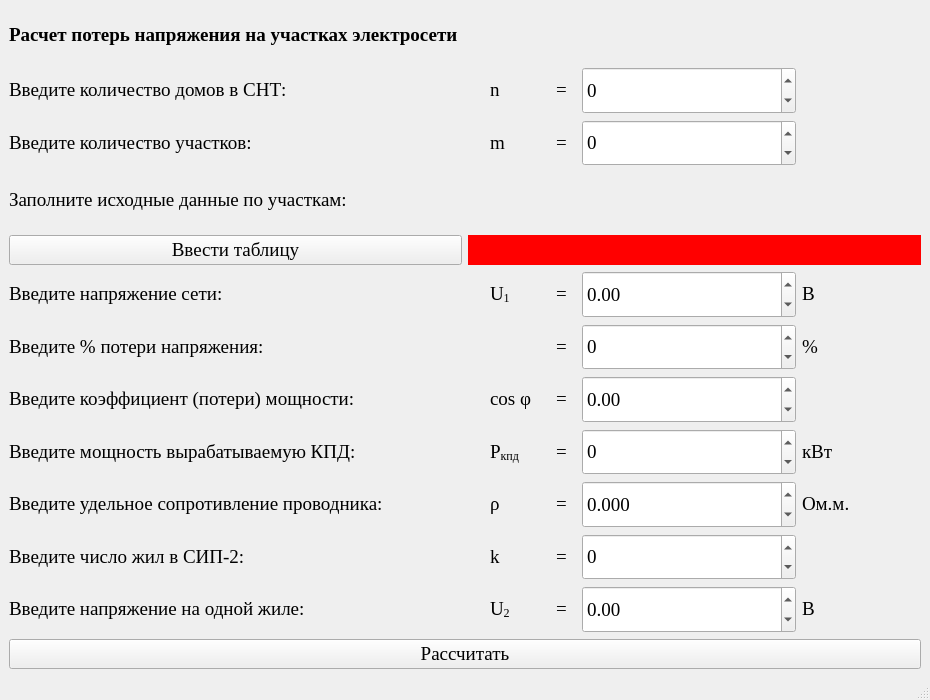
<?xml version="1.0" encoding="UTF-8"?>
<ui version="4.0">
 <class>MainWindow</class>
 <widget class="QMainWindow" name="MainWindow">
  <property name="geometry">
   <rect>
    <x>0</x>
    <y>0</y>
    <width>930</width>
    <height>700</height>
   </rect>
  </property>
  <property name="minimumSize">
   <size>
    <width>930</width>
    <height>700</height>
   </size>
  </property>
  <property name="maximumSize">
   <size>
    <width>930</width>
    <height>700</height>
   </size>
  </property>
  <property name="windowTitle">
   <string>Расчет потерь напряжения на участках электросети</string>
  </property>
  <widget class="QWidget" name="centralwidget">
   <layout class="QGridLayout" name="gridLayout_12" rowstretch="1,11,1">
    <item row="0" column="0">
     <widget class="QLabel" name="label_11">
      <property name="minimumSize">
       <size>
        <width>400</width>
        <height>35</height>
       </size>
      </property>
      <property name="font">
       <font>
        <family>Times New Roman</family>
        <pointsize>14</pointsize>
        <weight>75</weight>
        <bold>true</bold>
       </font>
      </property>
      <property name="text">
       <string>&lt;html&gt;&lt;head/&gt;&lt;body&gt;&lt;p&gt;Расчет потерь напряжения на участках электросети&lt;/p&gt;&lt;/body&gt;&lt;/html&gt;</string>
      </property>
     </widget>
    </item>
    <item row="1" column="0">
     <layout class="QGridLayout" name="gridLayout_10" rowstretch="1,1,2,1,1,1,1,1,1,1">
      <item row="0" column="0">
       <layout class="QGridLayout" name="gridLayout">
        <item row="0" column="2">
         <widget class="QLabel" name="label_3">
          <property name="minimumSize">
           <size>
            <width>20</width>
            <height>0</height>
           </size>
          </property>
          <property name="maximumSize">
           <size>
            <width>20</width>
            <height>16777215</height>
           </size>
          </property>
          <property name="font">
           <font>
            <family>Times New Roman</family>
            <pointsize>14</pointsize>
           </font>
          </property>
          <property name="text">
           <string>&lt;html&gt;&lt;head/&gt;&lt;body&gt;&lt;p&gt;=&lt;/p&gt;&lt;/body&gt;&lt;/html&gt;</string>
          </property>
         </widget>
        </item>
        <item row="0" column="1">
         <widget class="QLabel" name="label_2">
          <property name="minimumSize">
           <size>
            <width>60</width>
            <height>0</height>
           </size>
          </property>
          <property name="maximumSize">
           <size>
            <width>60</width>
            <height>16777215</height>
           </size>
          </property>
          <property name="font">
           <font>
            <family>Times New Roman</family>
            <pointsize>14</pointsize>
           </font>
          </property>
          <property name="text">
           <string>&lt;html&gt;&lt;head/&gt;&lt;body&gt;&lt;p&gt;n&lt;/p&gt;&lt;/body&gt;&lt;/html&gt;</string>
          </property>
         </widget>
        </item>
        <item row="0" column="4">
         <widget class="QLabel" name="label_5">
          <property name="text">
           <string/>
          </property>
         </widget>
        </item>
        <item row="0" column="3">
         <widget class="QDoubleSpinBox" name="doubleSpinBox">
          <property name="minimumSize">
           <size>
            <width>214</width>
            <height>25</height>
           </size>
          </property>
          <property name="maximumSize">
           <size>
            <width>16777215</width>
            <height>220</height>
           </size>
          </property>
          <property name="font">
           <font>
            <family>Times New Roman</family>
            <pointsize>14</pointsize>
           </font>
          </property>
          <property name="decimals">
           <number>0</number>
          </property>
          <property name="minimum">
           <double>-16777215.000000000000000</double>
          </property>
          <property name="maximum">
           <double>16777215.000000000000000</double>
          </property>
         </widget>
        </item>
        <item row="0" column="0">
         <widget class="QLabel" name="label">
          <property name="minimumSize">
           <size>
            <width>475</width>
            <height>35</height>
           </size>
          </property>
          <property name="font">
           <font>
            <family>Times New Roman</family>
            <pointsize>14</pointsize>
           </font>
          </property>
          <property name="text">
           <string>&lt;html&gt;&lt;head/&gt;&lt;body&gt;&lt;p&gt;Введите количество домов в СНТ: &lt;/p&gt;&lt;/body&gt;&lt;/html&gt;</string>
          </property>
         </widget>
        </item>
       </layout>
      </item>
      <item row="1" column="0">
       <layout class="QGridLayout" name="gridLayout_2">
        <item row="0" column="2">
         <widget class="QLabel" name="label_8">
          <property name="minimumSize">
           <size>
            <width>20</width>
            <height>0</height>
           </size>
          </property>
          <property name="maximumSize">
           <size>
            <width>20</width>
            <height>16777215</height>
           </size>
          </property>
          <property name="font">
           <font>
            <family>Times New Roman</family>
            <pointsize>14</pointsize>
           </font>
          </property>
          <property name="text">
           <string>&lt;html&gt;&lt;head/&gt;&lt;body&gt;&lt;p&gt;=&lt;/p&gt;&lt;/body&gt;&lt;/html&gt;</string>
          </property>
         </widget>
        </item>
        <item row="0" column="4">
         <widget class="QLabel" name="label_9">
          <property name="minimumSize">
           <size>
            <width>35</width>
            <height>0</height>
           </size>
          </property>
          <property name="maximumSize">
           <size>
            <width>35</width>
            <height>16777215</height>
           </size>
          </property>
          <property name="font">
           <font>
            <family>Times New Roman</family>
            <pointsize>14</pointsize>
           </font>
          </property>
          <property name="text">
           <string>&lt;html&gt;&lt;head/&gt;&lt;body&gt;&lt;p/&gt;&lt;/body&gt;&lt;/html&gt;</string>
          </property>
         </widget>
        </item>
        <item row="0" column="5">
         <widget class="QLabel" name="label_10">
          <property name="text">
           <string/>
          </property>
         </widget>
        </item>
        <item row="0" column="0">
         <widget class="QLabel" name="label_6">
          <property name="minimumSize">
           <size>
            <width>475</width>
            <height>35</height>
           </size>
          </property>
          <property name="font">
           <font>
            <family>Times New Roman</family>
            <pointsize>14</pointsize>
           </font>
          </property>
          <property name="text">
           <string>&lt;html&gt;&lt;head/&gt;&lt;body&gt;&lt;p&gt;Введите количество участков:&lt;/p&gt;&lt;/body&gt;&lt;/html&gt;</string>
          </property>
         </widget>
        </item>
        <item row="0" column="1">
         <widget class="QLabel" name="label_7">
          <property name="minimumSize">
           <size>
            <width>60</width>
            <height>0</height>
           </size>
          </property>
          <property name="maximumSize">
           <size>
            <width>60</width>
            <height>16777215</height>
           </size>
          </property>
          <property name="font">
           <font>
            <family>Times New Roman</family>
            <pointsize>14</pointsize>
           </font>
          </property>
          <property name="text">
           <string>&lt;html&gt;&lt;head/&gt;&lt;body&gt;&lt;p&gt;m&lt;/p&gt;&lt;/body&gt;&lt;/html&gt;</string>
          </property>
         </widget>
        </item>
        <item row="0" column="3">
         <widget class="QDoubleSpinBox" name="doubleSpinBox_2">
          <property name="minimumSize">
           <size>
            <width>214</width>
            <height>25</height>
           </size>
          </property>
          <property name="maximumSize">
           <size>
            <width>16777215</width>
            <height>220</height>
           </size>
          </property>
          <property name="font">
           <font>
            <family>Times New Roman</family>
            <pointsize>14</pointsize>
           </font>
          </property>
          <property name="decimals">
           <number>0</number>
          </property>
          <property name="minimum">
           <double>-16777215.000000000000000</double>
          </property>
          <property name="maximum">
           <double>16777215.000000000000000</double>
          </property>
         </widget>
        </item>
       </layout>
      </item>
      <item row="2" column="0">
       <layout class="QGridLayout" name="gridLayout_8">
        <item row="0" column="0">
         <widget class="QLabel" name="label_37">
          <property name="minimumSize">
           <size>
            <width>0</width>
            <height>0</height>
           </size>
          </property>
          <property name="font">
           <font>
            <family>Times New Roman</family>
            <pointsize>14</pointsize>
           </font>
          </property>
          <property name="text">
           <string>&lt;html&gt;&lt;head/&gt;&lt;body&gt;&lt;p&gt;Заполните исходные данные по участкам: &lt;/p&gt;&lt;/body&gt;&lt;/html&gt;</string>
          </property>
         </widget>
        </item>
        <item row="1" column="0">
         <layout class="QGridLayout" name="gridLayout_14">
          <item row="0" column="1">
           <widget class="QLabel" name="label_13">
            <property name="minimumSize">
             <size>
              <width>50</width>
              <height>0</height>
             </size>
            </property>
            <property name="maximumSize">
             <size>
              <width>16777215</width>
              <height>30</height>
             </size>
            </property>
            <property name="font">
             <font>
              <family>Times New Roman</family>
              <pointsize>14</pointsize>
             </font>
            </property>
            <property name="styleSheet">
             <string notr="true">background-color: red</string>
            </property>
            <property name="text">
             <string/>
            </property>
           </widget>
          </item>
          <item row="0" column="0">
           <widget class="QPushButton" name="pushButton_8">
            <property name="minimumSize">
             <size>
              <width>415</width>
              <height>0</height>
             </size>
            </property>
            <property name="maximumSize">
             <size>
              <width>16777215</width>
              <height>30</height>
             </size>
            </property>
            <property name="font">
             <font>
              <family>Times New Roman</family>
              <pointsize>14</pointsize>
             </font>
            </property>
            <property name="text">
             <string>Ввести таблицу</string>
            </property>
           </widget>
          </item>
         </layout>
        </item>
       </layout>
      </item>
      <item row="3" column="0">
       <layout class="QGridLayout" name="gridLayout_4">
        <item row="0" column="0">
         <widget class="QLabel" name="label_17">
          <property name="minimumSize">
           <size>
            <width>475</width>
            <height>35</height>
           </size>
          </property>
          <property name="font">
           <font>
            <family>Times New Roman</family>
            <pointsize>14</pointsize>
           </font>
          </property>
          <property name="text">
           <string>&lt;html&gt;&lt;head/&gt;&lt;body&gt;&lt;p&gt;Введите напряжение сети: &lt;/p&gt;&lt;/body&gt;&lt;/html&gt;</string>
          </property>
         </widget>
        </item>
        <item row="0" column="1">
         <widget class="QLabel" name="label_18">
          <property name="minimumSize">
           <size>
            <width>60</width>
            <height>0</height>
           </size>
          </property>
          <property name="maximumSize">
           <size>
            <width>60</width>
            <height>16777215</height>
           </size>
          </property>
          <property name="font">
           <font>
            <family>Times New Roman</family>
            <pointsize>14</pointsize>
           </font>
          </property>
          <property name="text">
           <string>&lt;html&gt;&lt;head/&gt;&lt;body&gt;&lt;p&gt;U&lt;span style=&quot; vertical-align:sub;&quot;&gt;1&lt;/span&gt;&lt;/p&gt;&lt;/body&gt;&lt;/html&gt;</string>
          </property>
         </widget>
        </item>
        <item row="0" column="2">
         <widget class="QLabel" name="label_19">
          <property name="minimumSize">
           <size>
            <width>20</width>
            <height>0</height>
           </size>
          </property>
          <property name="maximumSize">
           <size>
            <width>20</width>
            <height>16777215</height>
           </size>
          </property>
          <property name="font">
           <font>
            <family>Times New Roman</family>
            <pointsize>14</pointsize>
           </font>
          </property>
          <property name="text">
           <string>&lt;html&gt;&lt;head/&gt;&lt;body&gt;&lt;p&gt;=&lt;/p&gt;&lt;/body&gt;&lt;/html&gt;</string>
          </property>
         </widget>
        </item>
        <item row="0" column="3">
         <widget class="QDoubleSpinBox" name="doubleSpinBox_4">
          <property name="minimumSize">
           <size>
            <width>214</width>
            <height>25</height>
           </size>
          </property>
          <property name="maximumSize">
           <size>
            <width>16777215</width>
            <height>220</height>
           </size>
          </property>
          <property name="font">
           <font>
            <family>Times New Roman</family>
            <pointsize>14</pointsize>
           </font>
          </property>
          <property name="decimals">
           <number>2</number>
          </property>
          <property name="minimum">
           <double>-16777215.000000000000000</double>
          </property>
          <property name="maximum">
           <double>16777215.000000000000000</double>
          </property>
          <property name="singleStep">
           <double>0.010000000000000</double>
          </property>
         </widget>
        </item>
        <item row="0" column="4">
         <widget class="QLabel" name="label_20">
          <property name="minimumSize">
           <size>
            <width>35</width>
            <height>0</height>
           </size>
          </property>
          <property name="maximumSize">
           <size>
            <width>35</width>
            <height>16777215</height>
           </size>
          </property>
          <property name="font">
           <font>
            <family>Times New Roman</family>
            <pointsize>14</pointsize>
           </font>
          </property>
          <property name="text">
           <string>&lt;html&gt;&lt;head/&gt;&lt;body&gt;&lt;p&gt;B&lt;/p&gt;&lt;/body&gt;&lt;/html&gt;</string>
          </property>
         </widget>
        </item>
        <item row="0" column="5">
         <widget class="QLabel" name="label_21">
          <property name="text">
           <string/>
          </property>
         </widget>
        </item>
       </layout>
      </item>
      <item row="4" column="0">
       <layout class="QGridLayout" name="gridLayout_7">
        <item row="0" column="0">
         <widget class="QLabel" name="label_32">
          <property name="minimumSize">
           <size>
            <width>475</width>
            <height>35</height>
           </size>
          </property>
          <property name="font">
           <font>
            <family>Times New Roman</family>
            <pointsize>14</pointsize>
           </font>
          </property>
          <property name="text">
           <string>&lt;html&gt;&lt;head/&gt;&lt;body&gt;&lt;p&gt;Введите % потери напряжения:&lt;/p&gt;&lt;/body&gt;&lt;/html&gt;</string>
          </property>
         </widget>
        </item>
        <item row="0" column="5">
         <widget class="QLabel" name="label_36">
          <property name="text">
           <string/>
          </property>
         </widget>
        </item>
        <item row="0" column="3">
         <widget class="QDoubleSpinBox" name="doubleSpinBox_7">
          <property name="minimumSize">
           <size>
            <width>214</width>
            <height>25</height>
           </size>
          </property>
          <property name="maximumSize">
           <size>
            <width>16777215</width>
            <height>220</height>
           </size>
          </property>
          <property name="font">
           <font>
            <family>Times New Roman</family>
            <pointsize>14</pointsize>
           </font>
          </property>
          <property name="decimals">
           <number>0</number>
          </property>
          <property name="minimum">
           <double>-16777215.000000000000000</double>
          </property>
          <property name="maximum">
           <double>16777215.000000000000000</double>
          </property>
         </widget>
        </item>
        <item row="0" column="2">
         <widget class="QLabel" name="label_38">
          <property name="minimumSize">
           <size>
            <width>20</width>
            <height>0</height>
           </size>
          </property>
          <property name="maximumSize">
           <size>
            <width>20</width>
            <height>16777215</height>
           </size>
          </property>
          <property name="font">
           <font>
            <family>Times New Roman</family>
            <pointsize>14</pointsize>
           </font>
          </property>
          <property name="text">
           <string>&lt;html&gt;&lt;head/&gt;&lt;body&gt;&lt;p&gt;=&lt;/p&gt;&lt;/body&gt;&lt;/html&gt;</string>
          </property>
         </widget>
        </item>
        <item row="0" column="4">
         <widget class="QLabel" name="label_35">
          <property name="minimumSize">
           <size>
            <width>35</width>
            <height>0</height>
           </size>
          </property>
          <property name="maximumSize">
           <size>
            <width>35</width>
            <height>16777215</height>
           </size>
          </property>
          <property name="font">
           <font>
            <family>Times New Roman</family>
            <pointsize>14</pointsize>
           </font>
          </property>
          <property name="text">
           <string>&lt;html&gt;&lt;head/&gt;&lt;body&gt;&lt;p&gt;%&lt;/p&gt;&lt;/body&gt;&lt;/html&gt;</string>
          </property>
         </widget>
        </item>
        <item row="0" column="1">
         <widget class="QLabel" name="label_34">
          <property name="minimumSize">
           <size>
            <width>60</width>
            <height>0</height>
           </size>
          </property>
          <property name="maximumSize">
           <size>
            <width>60</width>
            <height>16777215</height>
           </size>
          </property>
          <property name="font">
           <font>
            <family>Times New Roman</family>
            <pointsize>14</pointsize>
           </font>
          </property>
          <property name="text">
           <string>&lt;html&gt;&lt;head/&gt;&lt;body&gt;&lt;p/&gt;&lt;/body&gt;&lt;/html&gt;</string>
          </property>
         </widget>
        </item>
       </layout>
      </item>
      <item row="5" column="0">
       <layout class="QGridLayout" name="gridLayout_6">
        <item row="0" column="0">
         <widget class="QLabel" name="label_27">
          <property name="minimumSize">
           <size>
            <width>475</width>
            <height>35</height>
           </size>
          </property>
          <property name="font">
           <font>
            <family>Times New Roman</family>
            <pointsize>14</pointsize>
           </font>
          </property>
          <property name="text">
           <string>&lt;html&gt;&lt;head/&gt;&lt;body&gt;&lt;p&gt;Введите коэффициент (потери) мощности: &lt;/p&gt;&lt;/body&gt;&lt;/html&gt;</string>
          </property>
         </widget>
        </item>
        <item row="0" column="1">
         <widget class="QLabel" name="label_28">
          <property name="minimumSize">
           <size>
            <width>60</width>
            <height>0</height>
           </size>
          </property>
          <property name="maximumSize">
           <size>
            <width>60</width>
            <height>16777215</height>
           </size>
          </property>
          <property name="font">
           <font>
            <family>Times New Roman</family>
            <pointsize>14</pointsize>
           </font>
          </property>
          <property name="text">
           <string>&lt;html&gt;&lt;head/&gt;&lt;body&gt;&lt;p&gt;cos φ&lt;/p&gt;&lt;/body&gt;&lt;/html&gt;</string>
          </property>
         </widget>
        </item>
        <item row="0" column="2">
         <widget class="QLabel" name="label_29">
          <property name="minimumSize">
           <size>
            <width>20</width>
            <height>0</height>
           </size>
          </property>
          <property name="maximumSize">
           <size>
            <width>20</width>
            <height>16777215</height>
           </size>
          </property>
          <property name="font">
           <font>
            <family>Times New Roman</family>
            <pointsize>14</pointsize>
           </font>
          </property>
          <property name="text">
           <string>&lt;html&gt;&lt;head/&gt;&lt;body&gt;&lt;p&gt;=&lt;/p&gt;&lt;/body&gt;&lt;/html&gt;</string>
          </property>
         </widget>
        </item>
        <item row="0" column="3">
         <widget class="QDoubleSpinBox" name="doubleSpinBox_6">
          <property name="minimumSize">
           <size>
            <width>214</width>
            <height>25</height>
           </size>
          </property>
          <property name="maximumSize">
           <size>
            <width>16777215</width>
            <height>220</height>
           </size>
          </property>
          <property name="font">
           <font>
            <family>Times New Roman</family>
            <pointsize>14</pointsize>
           </font>
          </property>
          <property name="decimals">
           <number>2</number>
          </property>
          <property name="minimum">
           <double>-16777215.000000000000000</double>
          </property>
          <property name="maximum">
           <double>16777215.000000000000000</double>
          </property>
          <property name="singleStep">
           <double>0.010000000000000</double>
          </property>
         </widget>
        </item>
        <item row="0" column="4">
         <widget class="QLabel" name="label_30">
          <property name="minimumSize">
           <size>
            <width>35</width>
            <height>0</height>
           </size>
          </property>
          <property name="maximumSize">
           <size>
            <width>35</width>
            <height>16777215</height>
           </size>
          </property>
          <property name="font">
           <font>
            <family>Times New Roman</family>
            <pointsize>14</pointsize>
           </font>
          </property>
          <property name="text">
           <string>&lt;html&gt;&lt;head/&gt;&lt;body&gt;&lt;p/&gt;&lt;/body&gt;&lt;/html&gt;</string>
          </property>
         </widget>
        </item>
        <item row="0" column="5">
         <widget class="QLabel" name="label_31">
          <property name="text">
           <string/>
          </property>
         </widget>
        </item>
       </layout>
      </item>
      <item row="6" column="0">
       <layout class="QGridLayout" name="gridLayout_5">
        <item row="0" column="0">
         <widget class="QLabel" name="label_22">
          <property name="minimumSize">
           <size>
            <width>475</width>
            <height>35</height>
           </size>
          </property>
          <property name="font">
           <font>
            <family>Times New Roman</family>
            <pointsize>14</pointsize>
           </font>
          </property>
          <property name="text">
           <string>&lt;html&gt;&lt;head/&gt;&lt;body&gt;&lt;p&gt;Введите мощность вырабатываемую КПД:&lt;/p&gt;&lt;/body&gt;&lt;/html&gt;</string>
          </property>
         </widget>
        </item>
        <item row="0" column="1">
         <widget class="QLabel" name="label_23">
          <property name="minimumSize">
           <size>
            <width>60</width>
            <height>0</height>
           </size>
          </property>
          <property name="maximumSize">
           <size>
            <width>60</width>
            <height>16777215</height>
           </size>
          </property>
          <property name="font">
           <font>
            <family>Times New Roman</family>
            <pointsize>14</pointsize>
           </font>
          </property>
          <property name="text">
           <string>&lt;html&gt;&lt;head/&gt;&lt;body&gt;&lt;p&gt;P&lt;span style=&quot; vertical-align:sub;&quot;&gt;кпд&lt;/span&gt;&lt;/p&gt;&lt;/body&gt;&lt;/html&gt;</string>
          </property>
         </widget>
        </item>
        <item row="0" column="2">
         <widget class="QLabel" name="label_24">
          <property name="minimumSize">
           <size>
            <width>20</width>
            <height>0</height>
           </size>
          </property>
          <property name="maximumSize">
           <size>
            <width>20</width>
            <height>16777215</height>
           </size>
          </property>
          <property name="font">
           <font>
            <family>Times New Roman</family>
            <pointsize>14</pointsize>
           </font>
          </property>
          <property name="text">
           <string>&lt;html&gt;&lt;head/&gt;&lt;body&gt;&lt;p&gt;=&lt;/p&gt;&lt;/body&gt;&lt;/html&gt;</string>
          </property>
         </widget>
        </item>
        <item row="0" column="3">
         <widget class="QDoubleSpinBox" name="doubleSpinBox_5">
          <property name="minimumSize">
           <size>
            <width>214</width>
            <height>25</height>
           </size>
          </property>
          <property name="maximumSize">
           <size>
            <width>16777215</width>
            <height>220</height>
           </size>
          </property>
          <property name="font">
           <font>
            <family>Times New Roman</family>
            <pointsize>14</pointsize>
           </font>
          </property>
          <property name="decimals">
           <number>0</number>
          </property>
          <property name="minimum">
           <double>-16777215.000000000000000</double>
          </property>
          <property name="maximum">
           <double>16777215.000000000000000</double>
          </property>
         </widget>
        </item>
        <item row="0" column="4">
         <widget class="QLabel" name="label_25">
          <property name="minimumSize">
           <size>
            <width>60</width>
            <height>0</height>
           </size>
          </property>
          <property name="maximumSize">
           <size>
            <width>60</width>
            <height>16777215</height>
           </size>
          </property>
          <property name="font">
           <font>
            <family>Times New Roman</family>
            <pointsize>14</pointsize>
           </font>
          </property>
          <property name="text">
           <string>&lt;html&gt;&lt;head/&gt;&lt;body&gt;&lt;p&gt;кВт&lt;/p&gt;&lt;/body&gt;&lt;/html&gt;</string>
          </property>
         </widget>
        </item>
        <item row="0" column="5">
         <widget class="QLabel" name="label_26">
          <property name="text">
           <string/>
          </property>
         </widget>
        </item>
       </layout>
      </item>
      <item row="7" column="0">
       <layout class="QGridLayout" name="gridLayout_11">
        <item row="0" column="0">
         <widget class="QLabel" name="label_46">
          <property name="minimumSize">
           <size>
            <width>475</width>
            <height>35</height>
           </size>
          </property>
          <property name="maximumSize">
           <size>
            <width>16777215</width>
            <height>16777215</height>
           </size>
          </property>
          <property name="font">
           <font>
            <family>Times New Roman</family>
            <pointsize>14</pointsize>
           </font>
          </property>
          <property name="text">
           <string>&lt;html&gt;&lt;head/&gt;&lt;body&gt;&lt;p&gt;Введите удельное сопротивление проводника:&lt;/p&gt;&lt;/body&gt;&lt;/html&gt;</string>
          </property>
         </widget>
        </item>
        <item row="0" column="1">
         <widget class="QLabel" name="label_47">
          <property name="minimumSize">
           <size>
            <width>60</width>
            <height>0</height>
           </size>
          </property>
          <property name="maximumSize">
           <size>
            <width>60</width>
            <height>16777215</height>
           </size>
          </property>
          <property name="font">
           <font>
            <family>Times New Roman</family>
            <pointsize>14</pointsize>
           </font>
          </property>
          <property name="text">
           <string>&lt;html&gt;&lt;head/&gt;&lt;body&gt;&lt;p&gt;ρ&lt;/p&gt;&lt;/body&gt;&lt;/html&gt;</string>
          </property>
         </widget>
        </item>
        <item row="0" column="2">
         <widget class="QLabel" name="label_48">
          <property name="minimumSize">
           <size>
            <width>20</width>
            <height>0</height>
           </size>
          </property>
          <property name="maximumSize">
           <size>
            <width>20</width>
            <height>16777215</height>
           </size>
          </property>
          <property name="font">
           <font>
            <family>Times New Roman</family>
            <pointsize>14</pointsize>
           </font>
          </property>
          <property name="text">
           <string>&lt;html&gt;&lt;head/&gt;&lt;body&gt;&lt;p&gt;=&lt;/p&gt;&lt;/body&gt;&lt;/html&gt;</string>
          </property>
         </widget>
        </item>
        <item row="0" column="3">
         <widget class="QDoubleSpinBox" name="doubleSpinBox_10">
          <property name="minimumSize">
           <size>
            <width>214</width>
            <height>25</height>
           </size>
          </property>
          <property name="maximumSize">
           <size>
            <width>16777215</width>
            <height>220</height>
           </size>
          </property>
          <property name="font">
           <font>
            <family>Times New Roman</family>
            <pointsize>14</pointsize>
           </font>
          </property>
          <property name="decimals">
           <number>3</number>
          </property>
          <property name="minimum">
           <double>-16777215.000000000000000</double>
          </property>
          <property name="maximum">
           <double>16777215.000000000000000</double>
          </property>
          <property name="singleStep">
           <double>0.001000000000000</double>
          </property>
         </widget>
        </item>
        <item row="0" column="4">
         <widget class="QLabel" name="label_49">
          <property name="minimumSize">
           <size>
            <width>60</width>
            <height>0</height>
           </size>
          </property>
          <property name="maximumSize">
           <size>
            <width>60</width>
            <height>16777215</height>
           </size>
          </property>
          <property name="font">
           <font>
            <family>Times New Roman</family>
            <pointsize>14</pointsize>
           </font>
          </property>
          <property name="text">
           <string>&lt;html&gt;&lt;head/&gt;&lt;body&gt;&lt;p&gt;Ом.м.&lt;/p&gt;&lt;/body&gt;&lt;/html&gt;</string>
          </property>
         </widget>
        </item>
        <item row="0" column="5">
         <widget class="QLabel" name="label_50">
          <property name="text">
           <string/>
          </property>
         </widget>
        </item>
       </layout>
      </item>
      <item row="8" column="0">
       <layout class="QGridLayout" name="gridLayout_3">
        <item row="0" column="0">
         <widget class="QLabel" name="label_12">
          <property name="minimumSize">
           <size>
            <width>475</width>
            <height>35</height>
           </size>
          </property>
          <property name="font">
           <font>
            <family>Times New Roman</family>
            <pointsize>14</pointsize>
           </font>
          </property>
          <property name="text">
           <string>&lt;html&gt;&lt;head/&gt;&lt;body&gt;&lt;p&gt;Введите число жил в СИП-2:&lt;/p&gt;&lt;/body&gt;&lt;/html&gt;</string>
          </property>
         </widget>
        </item>
        <item row="0" column="1">
         <widget class="QLabel" name="label_14">
          <property name="minimumSize">
           <size>
            <width>60</width>
            <height>0</height>
           </size>
          </property>
          <property name="maximumSize">
           <size>
            <width>60</width>
            <height>16777215</height>
           </size>
          </property>
          <property name="font">
           <font>
            <family>Times New Roman</family>
            <pointsize>14</pointsize>
           </font>
          </property>
          <property name="text">
           <string>&lt;html&gt;&lt;head/&gt;&lt;body&gt;&lt;p&gt;k&lt;/p&gt;&lt;/body&gt;&lt;/html&gt;</string>
          </property>
         </widget>
        </item>
        <item row="0" column="2">
         <widget class="QLabel" name="label_15">
          <property name="minimumSize">
           <size>
            <width>20</width>
            <height>0</height>
           </size>
          </property>
          <property name="maximumSize">
           <size>
            <width>20</width>
            <height>16777215</height>
           </size>
          </property>
          <property name="font">
           <font>
            <family>Times New Roman</family>
            <pointsize>14</pointsize>
           </font>
          </property>
          <property name="text">
           <string>&lt;html&gt;&lt;head/&gt;&lt;body&gt;&lt;p&gt;=&lt;/p&gt;&lt;/body&gt;&lt;/html&gt;</string>
          </property>
         </widget>
        </item>
        <item row="0" column="3">
         <widget class="QDoubleSpinBox" name="doubleSpinBox_3">
          <property name="minimumSize">
           <size>
            <width>214</width>
            <height>25</height>
           </size>
          </property>
          <property name="maximumSize">
           <size>
            <width>16777215</width>
            <height>220</height>
           </size>
          </property>
          <property name="font">
           <font>
            <family>Times New Roman</family>
            <pointsize>14</pointsize>
           </font>
          </property>
          <property name="decimals">
           <number>0</number>
          </property>
          <property name="minimum">
           <double>-16777215.000000000000000</double>
          </property>
          <property name="maximum">
           <double>16777215.000000000000000</double>
          </property>
         </widget>
        </item>
        <item row="0" column="4">
         <widget class="QLabel" name="label_16">
          <property name="minimumSize">
           <size>
            <width>35</width>
            <height>0</height>
           </size>
          </property>
          <property name="maximumSize">
           <size>
            <width>35</width>
            <height>16777215</height>
           </size>
          </property>
          <property name="font">
           <font>
            <family>Times New Roman</family>
            <pointsize>14</pointsize>
           </font>
          </property>
          <property name="text">
           <string>&lt;html&gt;&lt;head/&gt;&lt;body&gt;&lt;p/&gt;&lt;/body&gt;&lt;/html&gt;</string>
          </property>
         </widget>
        </item>
        <item row="0" column="5">
         <widget class="QLabel" name="label_33">
          <property name="text">
           <string/>
          </property>
         </widget>
        </item>
       </layout>
      </item>
      <item row="9" column="0">
       <layout class="QGridLayout" name="gridLayout_9">
        <item row="0" column="0">
         <widget class="QLabel" name="label_39">
          <property name="minimumSize">
           <size>
            <width>475</width>
            <height>35</height>
           </size>
          </property>
          <property name="font">
           <font>
            <family>Times New Roman</family>
            <pointsize>14</pointsize>
           </font>
          </property>
          <property name="text">
           <string>&lt;html&gt;&lt;head/&gt;&lt;body&gt;&lt;p&gt;Введите напряжение на одной жиле: &lt;/p&gt;&lt;/body&gt;&lt;/html&gt;</string>
          </property>
         </widget>
        </item>
        <item row="0" column="1">
         <widget class="QLabel" name="label_40">
          <property name="minimumSize">
           <size>
            <width>60</width>
            <height>0</height>
           </size>
          </property>
          <property name="maximumSize">
           <size>
            <width>60</width>
            <height>16777215</height>
           </size>
          </property>
          <property name="font">
           <font>
            <family>Times New Roman</family>
            <pointsize>14</pointsize>
           </font>
          </property>
          <property name="text">
           <string>&lt;html&gt;&lt;head/&gt;&lt;body&gt;&lt;p&gt;U&lt;span style=&quot; vertical-align:sub;&quot;&gt;2&lt;/span&gt;&lt;/p&gt;&lt;/body&gt;&lt;/html&gt;</string>
          </property>
         </widget>
        </item>
        <item row="0" column="2">
         <widget class="QLabel" name="label_41">
          <property name="minimumSize">
           <size>
            <width>20</width>
            <height>0</height>
           </size>
          </property>
          <property name="maximumSize">
           <size>
            <width>20</width>
            <height>16777215</height>
           </size>
          </property>
          <property name="font">
           <font>
            <family>Times New Roman</family>
            <pointsize>14</pointsize>
           </font>
          </property>
          <property name="text">
           <string>&lt;html&gt;&lt;head/&gt;&lt;body&gt;&lt;p&gt;=&lt;/p&gt;&lt;/body&gt;&lt;/html&gt;</string>
          </property>
         </widget>
        </item>
        <item row="0" column="3">
         <widget class="QDoubleSpinBox" name="doubleSpinBox_8">
          <property name="minimumSize">
           <size>
            <width>214</width>
            <height>25</height>
           </size>
          </property>
          <property name="maximumSize">
           <size>
            <width>16777215</width>
            <height>220</height>
           </size>
          </property>
          <property name="font">
           <font>
            <family>Times New Roman</family>
            <pointsize>14</pointsize>
           </font>
          </property>
          <property name="decimals">
           <number>2</number>
          </property>
          <property name="minimum">
           <double>-16777215.000000000000000</double>
          </property>
          <property name="maximum">
           <double>16777215.000000000000000</double>
          </property>
          <property name="singleStep">
           <double>0.010000000000000</double>
          </property>
         </widget>
        </item>
        <item row="0" column="4">
         <widget class="QLabel" name="label_42">
          <property name="minimumSize">
           <size>
            <width>35</width>
            <height>0</height>
           </size>
          </property>
          <property name="maximumSize">
           <size>
            <width>35</width>
            <height>16777215</height>
           </size>
          </property>
          <property name="font">
           <font>
            <family>Times New Roman</family>
            <pointsize>14</pointsize>
           </font>
          </property>
          <property name="text">
           <string>&lt;html&gt;&lt;head/&gt;&lt;body&gt;&lt;p&gt;B&lt;/p&gt;&lt;/body&gt;&lt;/html&gt;</string>
          </property>
         </widget>
        </item>
        <item row="0" column="5">
         <widget class="QLabel" name="label_43">
          <property name="text">
           <string/>
          </property>
         </widget>
        </item>
       </layout>
      </item>
     </layout>
    </item>
    <item row="2" column="0">
     <widget class="QPushButton" name="pushButton">
      <property name="font">
       <font>
        <family>Times New Roman</family>
        <pointsize>14</pointsize>
       </font>
      </property>
      <property name="text">
       <string>Рассчитать</string>
      </property>
     </widget>
    </item>
   </layout>
  </widget>
  <widget class="QStatusBar" name="statusbar"/>
 </widget>
 <resources/>
 <connections/>
</ui>
